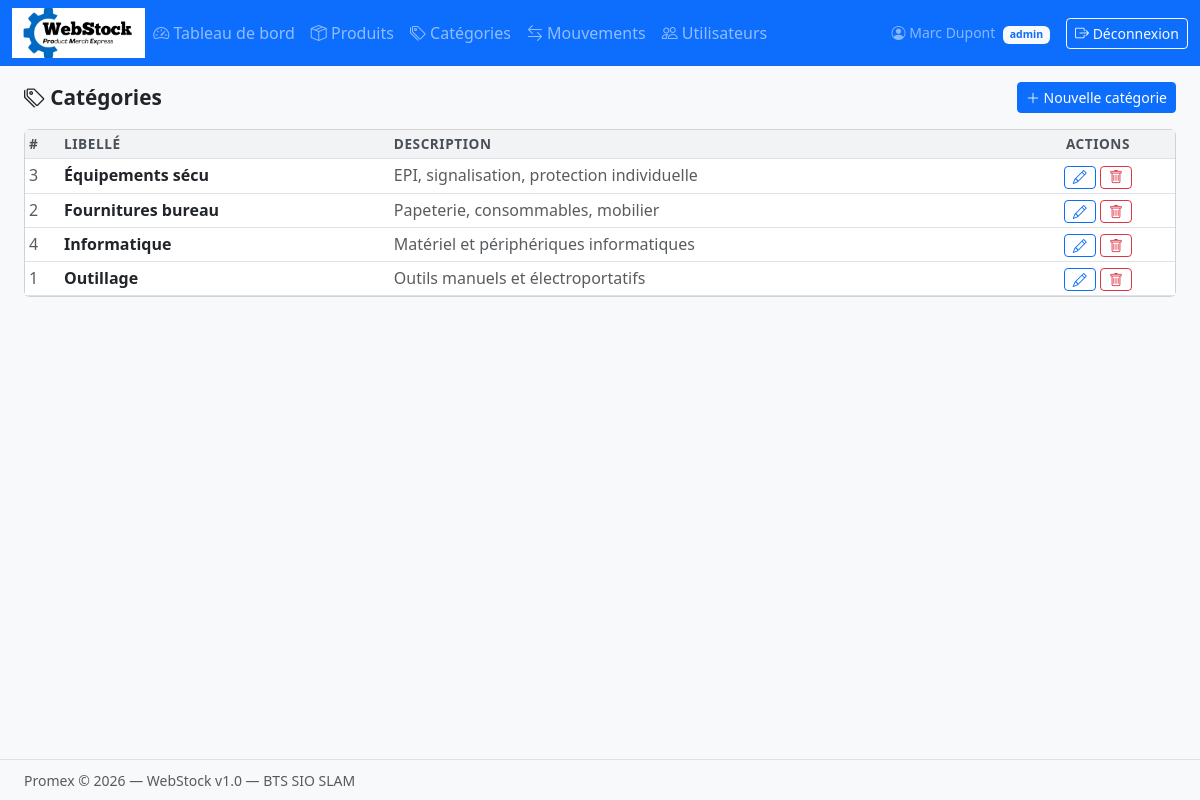
Screenshot of /index.php?page=categories&action=index (signed in) with the database file from the repository.
### tables this page shows
CREATE TABLE IF NOT EXISTS categories (
  id_categorie INT          NOT NULL AUTO_INCREMENT,
  libelle      VARCHAR(100) NOT NULL,
  description  TEXT,
  PRIMARY KEY (id_categorie)
);

### controllers/CategorieController.php (called while the page is built, shortened)
<?php
class CategorieController {
    private $categorie;
    public function __construct() {
        $this->categorie = new Categorie();
    }
    public function index() {
        $categories = $this->categorie->getAll();
        require __DIR__ . '/../views/categories/index.php';
    }
}

### config/database.php (called while the page is built)
<?php
class Database {
    private static $instance = null;
    private $connexion;
    private $host     = 'localhost';
    private $dbname   = 'promex_db';
    private $user     = 'root';
    private $password = '';
    private function __construct() {
        try {
            $this->connexion = new PDO(
                "mysql:host={$this->host};dbname={$this->dbname};charset=utf8mb4",
                $this->user,
                $this->password
            );
            $this->connexion->setAttribute(PDO::ATTR_ERRMODE, PDO::ERRMODE_EXCEPTION);
            $this->connexion->setAttribute(PDO::ATTR_DEFAULT_FETCH_MODE, PDO::FETCH_ASSOC);
        } catch (PDOException $e) {
            die("Erreur de connexion : " . $e->getMessage());
        }
    }
    public static function getInstance() {
        if (self::$instance === null) {
            self::$instance = new Database();
        }
        return self::$instance;
    }
    public function getConnexion() {
        return $this->connexion;
    }
}

### models/Categorie.php (called while the page is built, shortened)
<?php
require_once __DIR__ . '/../config/database.php';
class Categorie {
    private $db;
    public function __construct() {
        $this->db = Database::getInstance()->getConnexion();
    }
    public function getAll() {
        $stmt = $this->db->query("SELECT * FROM categories ORDER BY libelle");
        return $stmt->fetchAll();
    }
}

### views/categories/index.php (the view, shortened to what this page needs)
<?php require __DIR__ . '/../layout/header.php'; ?>
<div class="d-flex justify-content-between align-items-center mb-3">
    <h1 class="page-title mb-0"><i class="bi bi-tags"></i> Catégories</h1>
    <a href="index.php?page=categories&action=create" class="btn btn-primary btn-sm">
        <i class="bi bi-plus-lg"></i> Nouvelle catégorie
    </a>
</div>
<div class="card">
    <div class="card-body p-0">
        <table class="table table-hover table-sm mb-0">
            <thead>
                <tr>
                    <th>#</th>
                    <th>Libellé</th>
                    <th>Description</th>
                    <th class="text-center">Actions</th>
                </tr>
            </thead>
            <tbody>
                <?php if (empty($categories)): ?>
                    <tr><td colspan="4" class="text-center text-muted py-3">Aucune catégorie.</td></tr>
                <?php else: ?>
                    <?php foreach ($categories as $c): ?>
                    <tr>
                        <td class="text-muted"><?= $c['id_categorie'] ?></td>
                        <td class="fw-semibold"><?= htmlspecialchars($c['libelle']) ?></td>
                        <td class="text-muted"><?= htmlspecialchars($c['description'] ?? '—') ?></td>
                        <td class="text-center">
                            <a href="index.php?page=categories&action=edit&id=<?= $c['id_categorie'] ?>"
                               class="btn btn-outline-primary btn-sm py-0">
                                <i class="bi bi-pencil"></i>
                            </a>
                            <a href="index.php?page=categories&action=delete&id=<?= $c['id_categorie'] ?>"
                               class="btn btn-outline-danger btn-sm py-0"
                               onclick="return confirm('Supprimer cette catégorie ?')">
                                <i class="bi bi-trash"></i>
                            </a>
                        </td>
                    </tr>
                    <?php endforeach; ?>
                <?php endif; ?>
            </tbody>
        </table>
    </div>
</div>
<?php require __DIR__ . '/../layout/footer.php'; ?>

### assets/css/style.css (style rules this page uses)
body { background-color: #f8f9fa; min-height: 100vh; display: flex; flex-direction: column; }
.table th { background-color: #f1f3f5; font-weight: 600; font-size: 0.85rem; text-transform: uppercase; letter-spacing: 0.04em; color: #495057; }
.page-title { font-size: 1.3rem; font-weight: 600; color: #212529; margin-bottom: 1rem; }

### rows the page displays
categories: id_categorie "3", libelle "Équipements sécu", description "EPI, signalisation, protection individuelle"
categories: id_categorie "2", libelle "Fournitures bureau", description "Papeterie, consommables, mobilier"
categories: id_categorie "4", libelle "Informatique", description "Matériel et périphériques informatiques"
categories: id_categorie "1", libelle "Outillage", description "Outils manuels et électroportatifs"

### other values shown
$_SESSION['utilisateur']['role'] "admin"
